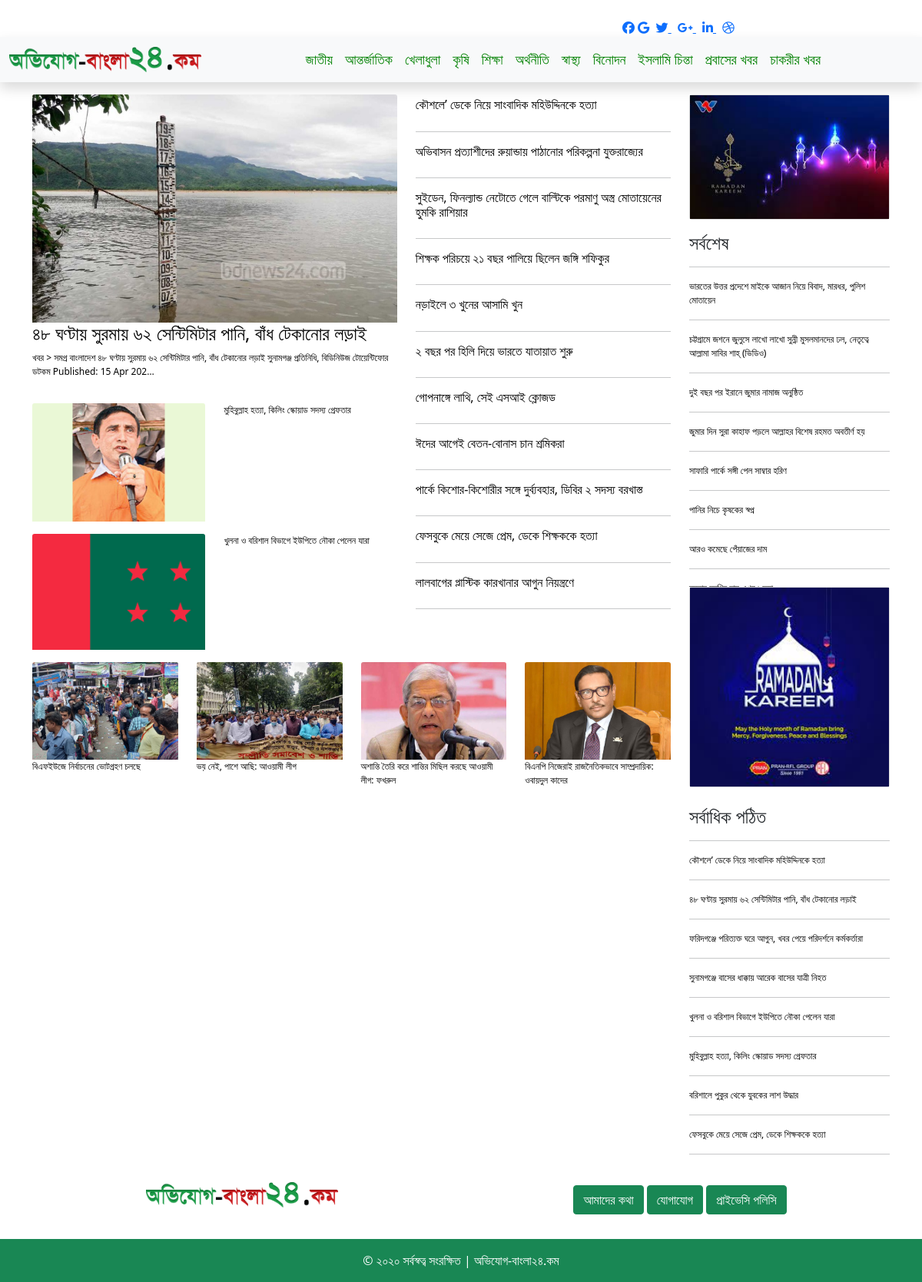
Page /newscategory/জাতীয়/ on the committed database.
### news/models.py (models this page shows, shortened)
class NewsCategory(models.Model):
    name = models.CharField(max_length=50)

class News(models.Model):
    news_category =models.ForeignKey(NewsCategory,on_delete=models.CASCADE)
    image = models.ImageField(upload_to='Picture',blank='True')
    title = models.CharField(max_length=200)
    news_location = models.ForeignKey(NewsLocation, on_delete=models.CASCADE, blank=True, null=True)
    description = models.TextField()
    date = models.DateTimeField(default=timezone.now)
    news_view_count = models.PositiveIntegerField(default=0)
    class Meta:
        ordering = ['-id']

class Ads(models.Model):
    PAGE_NAME=(
        ('homepage', 'homepage'),
        ('detailpage', 'detailpage'),
        ('categorypage', 'categorypage'),
    )
    title = models.CharField(max_length = 150)
    image = models.FileField(upload_to='ads_img')
    ads_show_page = models.CharField(max_length = 100, choices=PAGE_NAME)
    class Meta:
        ordering =['-id']

### news/views.py (the view)
# urls.py: path('newscategory/<name>/',views.news, name='news'),
def news(request, name):
    news_categorise = NewsCategory.objects.all()
    ads = Ads.objects.filter(ads_show_page='categorypage')[:1]
    ads2 = Ads.objects.filter(ads_show_page='categorypage')[1:2]
    news_cate = get_object_or_404(NewsCategory,name=name)
    posts =News.objects.filter(news_category=news_cate.id)[:1]
    posts1 =News.objects.filter(news_category=news_cate.id)[2:13]
    posts2 =News.objects.filter(news_category=news_cate.id)[13:15]
    posts3 =News.objects.filter(news_category=news_cate.id)[15:27]
    latest_news =News.objects.all().exclude(news_category=news_cate.id)
    top_view_news =News.objects.all().order_by('-news_view_count')
    context={
        'ads':ads,
        'ads2':ads2,
        'posts3':posts3,
        'posts2':posts2,
        'posts1':posts1,
        'posts':posts,
        'news_cate':news_cate,
        'news_categorise':news_categorise,
        'latest_news':latest_news,
        'top_view_news':top_view_news
    }
    return render(request,'news_category.html',context)

### news/template/news_category.html
{% extends 'base.html' %}
{% block content %}
<div class="container">
    <div class="row">
        <div class="col-12 col-md-9">
            <div class="row">
                <div class="col-12 col-md-7">
                    {% for p in posts %}
                    <div class="card mx-auto border-0 p-0">
                        <a href=" {% url 'news-details' p.id %} "><img class="card-img-top" src="{{p.image.url}}" alt=""></a>
                         <div class="card-body p-0">
                         <a style="color: black;" href=" {% url 'news-details' p.id %} "><h4 class="card-title">{{ p.title }}</h4></a>
                         <a href="{% url 'news-details' p.id %} "><p class="cat-p">{{ p.description|truncatechars:150 }}</p></a>
                         </div>
                     </div>
                    {% endfor %}
                    {% for p in posts2 %}
                    <div class="card mx-auto border-0 my-3 p-0">
                        <div class="row">
                            <div class="col-12 col-md-6">
                                <a href=" {% url 'news-details' p.id %} "><img class="card-img-top" src="{{p.image.url}}" alt=""></a>
                            </div>
                            <div class="col-12 col-md-6">
                                <div class="card-body p-0">
                                    <a style="color: black;" href=" {% url 'news-details' p.id %} "><p class="card-title">{{ p.title }}</p></a>
                                </div>
                            </div>
                         </div>
                    </div>
                    {% endfor %}
                </div>
                <div class="col-12 col-md-5">
                    {% for p in posts1 %}
                    <div class="card border-0 p-0 my-1">
                         <div class="card-body p-0">
                         <a style="color: black;" href=" {% url 'news-details' p.id %} "><h6 class="card-title">{{ p.title }}</h6></a>
                         </div>
                     </div>
                     <hr>
                    {% endfor %}
                </div>
            </div>
            <div class="row">
                {% for p in posts3 %}
                <div class="col-6 col-md-3">
                    <div class="card mx-auto border-0 p-0">
                        <a href=" {% url 'news-details' p.id %} "><img class="card-img-top" src="{{p.image.url}}" alt=""></a>
                         <div class="card-body p-0">
                         <a style="color: black;" href=" {% url 'news-details' p.id %} "><p class="card-title">{{ p.title }}</p></a>
                         </div>
                     </div>
                </div>
                {% endfor %}
            </div>
        </div>
        <div class="col-12 col-md-3">
            {% for a in ads %}
            <div class="card">
                <img src="{{ a.image.url }}" alt="">
            </div>
            {% endfor %}
            <h4 class="mt-3">সর্বশেষ</h4>
            <hr>
            <div class='topnews' style="width:100%;height:400px;overflow:scroll;">
                {% for p in latest_news %}
                <div class="card-body p-0 m-0">
                    <a href="{% url 'news-details' p.id %} "><p class="cat-p">{{ p.title }}</p></a>
                </div>
                <hr>
                {% endfor %}
            </div>
           {% for a in ads2 %}
           <div class="card">
               <img src="{{ a.image.url }}" alt="">
           </div>
           {% endfor %}
            <h4 class="pt-4">সর্বাধিক পঠিত </h4>
            <hr>
            <div class='topnews' style="width:100%;height:400px;overflow:scroll;">
                {% for p in top_view_news %}
                <div class="card-body p-0 m-0">
                    <a href="{% url 'news-details' p.id %} "><p class="cat-p">{{ p.title }}</p></a>
                </div>
                <hr>
                {% endfor %}
            </div>
        </div>
    </div>
</div>
{% endblock %}

### news/template/navbar.html (shortened to what this page needs)
{% load static %}
  <nav class="navbar navbar-expand-lg bg-light shadow sticky-top">
      <div class="container-fluid">
        <a class="navbar-brand" href="{% url 'index' %}"><img src="{% static 'image/bangla.png' %}" width="250px" alt=""></a>
        <div class="collapse navbar-collapse" id="navbarSupportedContent">
          <ul class="navbar-nav mx-auto mb-2 mb-lg-0">
            {% for p in news_categorise %}
            {% if forloop.counter <= 11 %}
            <li class="nav-item">
              <a class="nav-link active" aria-current="page" href="{% url 'news' name=p.name %}">{{ p.name }}</a>
            </li>
            {% endif %}
            {% endfor %}
          </ul>
        </div>
      </div>
    </nav>

### news/static/css/style.css (style rules this page uses)
.nav-item a { color:green; font-size: 18px; }
p { font-size: 12px; color: black; }
.topnews a { text-decoration: none; }
.card-body a { text-decoration: none; }

### rows in the picture
NewsCategory: name "জাতীয়"
NewsCategory: name "আন্তর্জাতিক"
NewsCategory: name "খেলাধুলা"
NewsCategory: name "কৃষি"
NewsCategory: name "শিক্ষা"
NewsCategory: name "অর্থনীতি"
NewsCategory: name "স্বাস্থ্য"
NewsCategory: name "বিনোদন"
NewsCategory: name "ইসলামি চিন্তা"
NewsCategory: name "প্রবাসের খবর"
NewsCategory: name "চাকরীর খবর"
News: image (picture), title "৪৮ ঘণ্টায় সুরমায় ৬২ সেন্টিমিটার পানি, বাঁধ টেকানোর লড়াই", description "খবর > সমগ্র বাংলাদেশ ৪৮ ঘণ্টায় সুরমায় ৬২ সেন্টিমিটার পানি, বাঁধ টেকানোর লড়াই সুনামগঞ্জ প্রতিনিধি, বিডিনিউজ টোয়েন্টিফোর ডটকম Published: 15 Apr 202…"
News: image (picture), title "মুহিবুল্লাহ হত্যা, কিলিং স্কোয়াড সদস্য গ্রেফতার"
News: image (picture), title "খুলনা ও বরিশাল বিভাগে ইউপিতে নৌকা পেলেন যারা"
News: title "কৌশলে’ ডেকে নিয়ে সাংবাদিক মহিউদ্দিনকে হত্যা"
News: title "অভিবাসন প্রত্যাশীদের রুয়ান্ডায় পাঠানোর পরিকল্পনা যুক্তরাজ্যের"
News: title "সুইডেন, ফিনল্যান্ড নেটোতে গেলে বাল্টিকে পরমাণু অস্ত্র মোতায়েনের হুমকি রাশিয়ার"
News: title "শিক্ষক পরিচয়ে ২১ বছর পালিয়ে ছিলেন জঙ্গি শফিকুর"
News: title "নড়াইলে ৩ খুনের আসামি খুন"
News: title "২ বছর পর হিলি দিয়ে ভারতে যাতায়াত শুরু"
News: title "গোপনাঙ্গে লাথি, সেই এসআই ক্লোজড"
News: title "ঈদের আগেই বেতন-বোনাস চান শ্রমিকরা"
News: title "পার্কে কিশোর-কিশোরীর সঙ্গে দুর্ব্যবহার, ডিবির ২ সদস্য বরখাস্ত"
News: title "ফেসবুকে মেয়ে সেজে প্রেম, ডেকে শিক্ষককে হত্যা"
News: title "লালবাগের প্লাস্টিক কারখানার আগুন নিয়ন্ত্রণে"
News: image (picture), title "বিএফইউজে নির্বাচনের ভোটগ্রহণ চলছে"
News: image (picture), title "ভয় নেই, পাশে আছি: আওয়ামী লীগ"
News: image (picture), title "অশান্তি তৈরি করে শান্তির মিছিল করছে আওয়ামী লীগ: ফখরুল"
News: image (picture), title "বিএনপি নিজেরাই রাজনৈতিকভাবে সাম্প্রদায়িক: ওবায়দুল কাদের"
Ads: image (picture)
News: title "ভারতের উত্তর প্রদেশে মাইকে আজান নিয়ে বিবাদ, মারধর, পুলিশ মোতায়েন"
News: title "চট্টগ্রামে জশনে জুলুসে লাখো লাখো সুন্নী মুসলমানদের ঢল, নেতৃত্বে আল্লামা সাবির শাহ্ (ভিডিও)"
News: title "দুই বছর পর ইরানে জুমার নামাজ অনুষ্ঠিত"
News: title "জুমার দিন সুরা কাহাফ পড়লে আল্লাহর বিশেষ রহমত অবতীর্ণ হয়"
News: title "সাফারি পার্কে সঙ্গী পেল সাম্বার হরিণ"
News: title "পানির নিচে কৃষকের স্বপ্ন"
News: title "আরও কমেছে পেঁয়াজের দাম"
Ads: image (picture)
News: title "ফরিদগঞ্জে পরিত্যক্ত ঘরে আগুন, খবর পেয়ে পরিদর্শনে কর্মকর্তারা"
News: title "সুনামগঞ্জে বাসের ধাক্কায় আরেক বাসের যাত্রী নিহত"
News: title "বরিশালে পুকুর থেকে যুবকের লাশ উদ্ধার"
